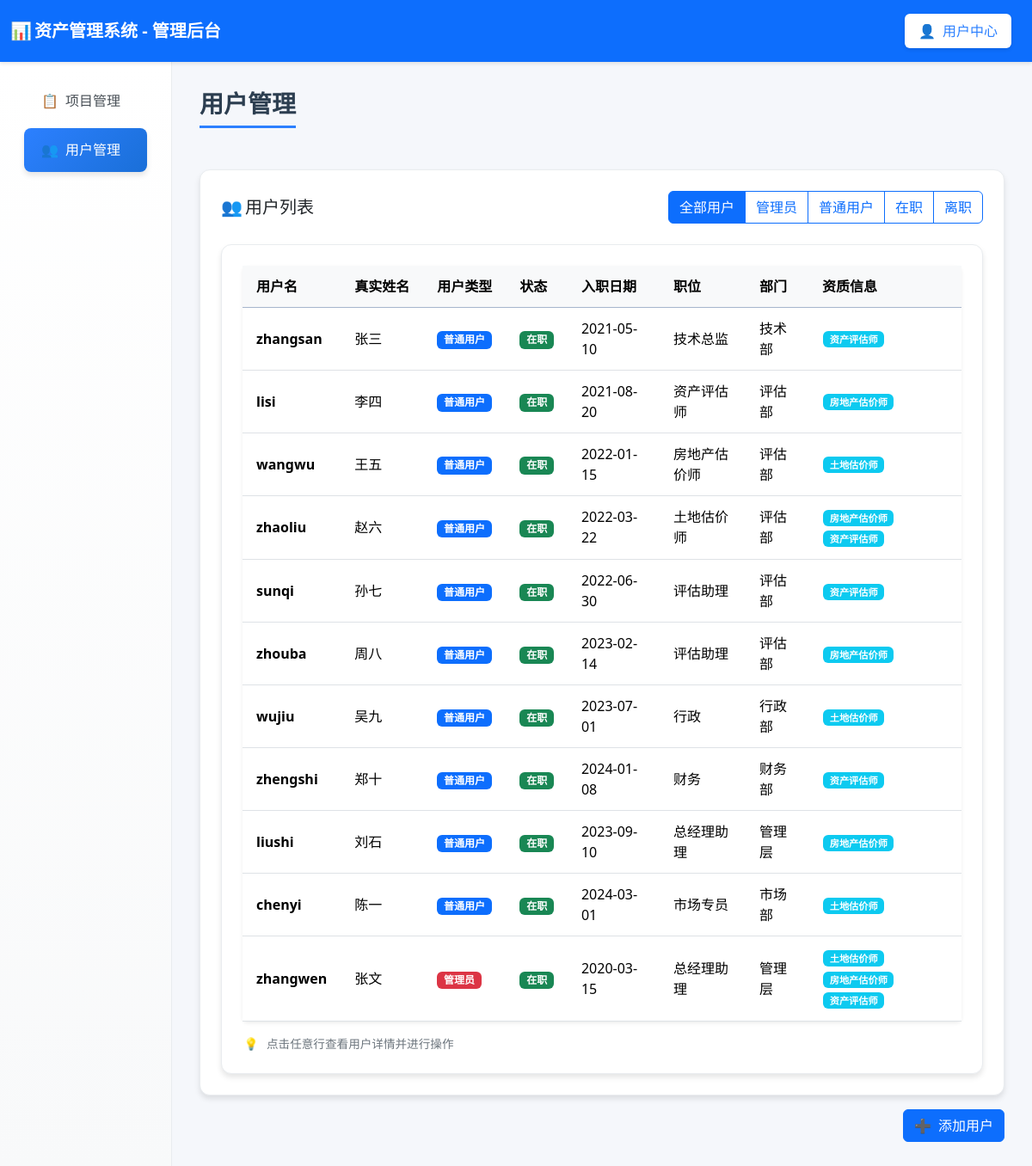
Page /user_manager (signed in) on the committed database.
### tables this page shows
CREATE TABLE users (
        id INTEGER PRIMARY KEY AUTOINCREMENT,
        username TEXT UNIQUE,
        realname TEXT,
        user_type TEXT,
        password TEXT,
        phone TEXT,
        email TEXT,
        hire_date TEXT,
        education TEXT,
        position TEXT,
        department TEXT,
        status TEXT DEFAULT 'active',  -- active-在职, inactive-离职
        create_time TEXT DEFAULT CURRENT_TIMESTAMP,
        update_time TEXT DEFAULT CURRENT_TIMESTAMP
    );

CREATE TABLE user_qualifications (
        id INTEGER PRIMARY KEY AUTOINCREMENT,
        username TEXT NOT NULL,
        qualification_type TEXT NOT NULL,
        qualification_number TEXT,
        issue_date TEXT,
        expiry_date TEXT,
        issue_authority TEXT,
        FOREIGN KEY (username) REFERENCES users (username),
        UNIQUE(username, qualification_type)
    );

### routes/user_routes.py (the view)
@router.get("/user_manager", response_class=HTMLResponse)
async def user_manager(
    request: Request,
    user: dict = Depends(login_required),
    db: sqlite3.Connection = Depends(get_db)
):
    if user.get("user_type") != "admin":
        return RedirectResponse(url="/user_dashboard")
    try:
        users = await user_service.get_all_users(db)
        for user_item in users:
            user_item["qualifications"] = await user_service.get_user_qualifications(user_item["username"], db)
        return templates.TemplateResponse("user_manager.html", {
            "request": request,
            "user": user,
            "users": users,
            "current_user": user["username"]
        })
    except Exception as e:
        return templates.TemplateResponse("user_manager.html", {
            "request": request,
            "user": user,
            "users": [],
            "current_user": user["username"],
            "error": str(e)
        })

### templates/user_manager.html (shortened to what this page needs)
<!DOCTYPE html>
<html lang="zh-CN">
<head>
  <link href="https://cdn.jsdelivr.net/npm/bootstrap@5.3.2/dist/css/bootstrap.min.css" rel="stylesheet">
  <link rel="stylesheet"
    href="https://cdnjs.cloudflare.com/ajax/libs/bootstrap-icons/1.11.0/font/bootstrap-icons.min.css">
</head>
<body>
  <nav class="navbar navbar-dark bg-primary">
    <div class="container-fluid">
      <span class="navbar-brand mb-0 h1 fw-bold">
        <span class="fallback-icon">📊</span>资产管理系统 - 管理后台
      </span>
      <ul class="navbar-nav ms-auto">
        <li class="nav-item">
          <a class="nav-link user-center" href="/user_dashboard">
            <span class="fallback-icon">👤</span>用户中心
          </a>
        </li>
      </ul>
    </div>
  </nav>
  <div class="container-fluid">
    <div class="row">
      <div class="col-md-3 col-lg-2 sidebar">
        <nav class="nav flex-column p-3">
          <a class="nav-link" href="/admin_projects">
            <span class="fallback-icon">📋</span>项目管理
          </a>
          <a class="nav-link active" href="/user_manager">
            <span class="fallback-icon">👥</span>用户管理
          </a>
        </nav>
      </div>
      <div class="col-md-9 col-lg-10 main-content">
        <h3 class="page-title">用户管理</h3>
        <div class="table-container">
          <div class="table-header">
            <h5 class="mb-0"><span class="fallback-icon">👥</span>用户列表</h5>
            <div class="filter-controls">
              <div class="btn-group" role="group">
                <label class="btn btn-outline-primary" for="allUsers">全部用户</label>
                <label class="btn btn-outline-primary" for="adminUsers">管理员</label>
                <label class="btn btn-outline-primary" for="normalUsers">普通用户</label>
                <label class="btn btn-outline-primary" for="activeUsers">在职</label>
                <label class="btn btn-outline-primary" for="inactiveUsers">离职</label>
              </div>
            </div>
          </div>
          {% if users %}
          <div class="table-container">
            <table class="table table-hover bg-white rounded shadow-sm">
              <thead class="table-primary">
                <tr>
                  <th>用户名</th>
                  <th>真实姓名</th>
                  <th>用户类型</th>
                  <th>状态</th>
                  <th>入职日期</th>
                  <th>职位</th>
                  <th>部门</th>
                  <th>资质信息</th>
                </tr>
              </thead>
              <tbody id="usersTableBody">
                {% for user in users %}
                <tr data-user-type="{{ user.user_type }}" data-user-status="{{ user.status }}"
                  onclick="viewUserDetail('{{ user.username }}')">
                  <td>
                    <strong>{{ user.username }}</strong>
                  </td>
                  <td>
                    {% if user.realname %}
                    {{ user.realname }}
                    {% else %}
                    <span class="text-muted">未设置</span>
                    {% endif %}
                  </td>
                  <td>
                    {% if user.user_type == 'admin' %}
                    <span class="badge user-type-badge user-type-admin">管理员</span>
                    {% else %}
                    <span class="badge user-type-badge user-type-user">普通用户</span>
                    {% endif %}
                  </td>
                  <td>
                    {% if user.status == 'active' %}
                    <span class="badge status-badge status-active">在职</span>
                    {% else %}
                    <span class="badge status-badge status-inactive">离职</span>
                    {% endif %}
                  </td>
                  <td>
                    {% if user.hire_date %}
                    {{ user.hire_date }}
                    {% else %}
                    <span class="text-muted">未设置</span>
                    {% endif %}
                  </td>
                  <td>
                    {% if user.position %}
                    {{ user.position }}
                    {% else %}
                    <span class="text-muted">未设置</span>
                    {% endif %}
                  </td>
                  <td>
                    {% if user.department %}
                    {{ user.department }}
                    {% else %}
                    <span class="text-muted">未设置</span>
                    {% endif %}
                  </td>
                  <td>
                    <div class="qualifications-container">
                      {% if user.qualifications %}
                      {% for qual in user.qualifications %}
                      <span class="badge bg-info qualification-badge"
                        title="{{ qual.qualification_type }} - {{ qual.qualification_number }} ({{ qual.issue_date }} 至 {{ qual.expiry_date }})">
                        {{ qual.qualification_type }}
                      </span>
                      {% endfor %}
                      {% else %}
                      <span class="text-muted">无资质</span>
                      {% endif %}
                    </div>
                  </td>
                </tr>
                {% endfor %}
              </tbody>
            </table>
            <div class="click-hint">
              <span class="fallback-icon">💡</span>点击任意行查看用户详情并进行操作
            </div>
          </div>
          {% else %}
          <div class="alert alert-info text-center">
            <h5><span class="fallback-icon">👥</span>暂无用户</h5>
            <p class="mb-0">当前系统中还没有任何用户。</p>
          </div>
          {% endif %}
        </div>
        <div class="mt-3 text-end">
          <button class="btn btn-primary" onclick="addUser()">
            <span class="fallback-icon">➕</span>添加用户
          </button>
        </div>
      </div>
    </div>
  </div>
</body>
</html>

### templates/user_manager.html (style rules this page uses)
:root { --primary-color: #2c80ff; --secondary-color: #6c757d; --success-color: #28a745; --warning-color: #ffc107; --info-color: #17a2b8; --light-bg: #f5f7fb; --card-shadow: 0 4px 6px rgba(0, 0, 0, 0.1); --hover-shadow: 0 8px 15px rgba(0, 0, 0, 0.15); }
body { background-color: var(--light-bg); font-family: 'Segoe UI', Tahoma, Geneva, Verdana, sans-serif; }
.navbar { box-shadow: 0 2px 4px rgba(0, 0, 0, 0.1); padding: 0.8rem 0; }
.sidebar { background: linear-gradient(180deg, #ffffff 0%, #f8f9fa 100%); min-height: calc(100vh - 76px); box-shadow: 2px 0 10px rgba(0, 0, 0, 0.08); border-right: 1px solid #e9ecef; padding: 0; }
.nav-link { color: #495057; padding: 0.85rem 1.25rem; border-radius: 0.5rem; margin: 0.2rem 0.75rem; transition: all 0.3s ease; font-weight: 500; border: none; }
.nav-link.active { background: linear-gradient(135deg, var(--primary-color), #1a6fd8); color: white; box-shadow: var(--card-shadow); }
.main-content { padding: 2rem; background-color: var(--light-bg); }
.page-title { color: #2c3e50; font-weight: 700; margin-bottom: 1.5rem; padding-bottom: 0.5rem; border-bottom: 3px solid var(--primary-color); display: inline-block; }
.table-container { background: white; border-radius: 12px; padding: 1.5rem; box-shadow: var(--card-shadow); border: 1px solid #e9ecef; margin-top: 1.5rem; }
.table-header { display: flex; justify-content: space-between; align-items: center; margin-bottom: 1.5rem; flex-wrap: wrap; gap: 1rem; }
.filter-controls { display: flex; gap: 1rem; align-items: center; flex-wrap: wrap; }
table.table tbody tr { transition: background-color 0.2s ease; cursor: pointer; }
.user-type-badge { font-size: 0.75rem; padding: 0.35em 0.65em; }
.user-type-admin { background-color: #dc3545; color: white; }
.user-type-user { background-color: #0d6efd; color: white; }
.table th { white-space: nowrap; overflow: hidden; text-overflow: ellipsis; vertical-align: middle; padding: 12px 16px; background-color: #f8f9fa; }
.table td { vertical-align: middle; padding: 12px 16px; }
.table-container { width: 100%; overflow-x: auto; }
.fallback-icon { display: inline-block; width: 20px; text-align: center; margin-right: 8px; }
.navbar-nav .nav-link.user-center { background-color: white; color: var(--primary-color) !important; padding: 0.5rem 1rem; border-radius: 0.375rem; transition: all 0.2s ease; font-weight: 500; box-shadow: 0 2px 4px rgba(0, 0, 0, 0.1); margin-left: 0.5rem; }
.status-badge { font-size: 0.75rem; padding: 0.35em 0.65em; }
.status-active { background-color: #198754; color: white; }
.qualification-badge { font-size: 0.7rem; margin: 0.1rem; display: inline-block; }
.qualifications-container { max-width: 200px; }
.table th:nth-child(8), .table td:nth-child(8) { min-width: 150px; max-width: 200px; }
.click-hint { color: #6c757d; font-size: 0.85rem; margin-top: 0.5rem; }

### rows in the picture
users: username "zhangsan", realname "张三", user_type "普通用户", status "在职", hire_date "2021-05-10", position "技术总监", department "技术部"
user_qualifications: qualification_type "资产评估师"
users: username "lisi", realname "李四", user_type "普通用户", status "在职", hire_date "2021-08-20", position "资产评估师", department "评估部"
user_qualifications: qualification_type "房地产估价师"
users: username "wangwu", realname "王五", user_type "普通用户", status "在职", hire_date "2022-01-15", position "房地产估价师", department "评估部"
user_qualifications: qualification_type "土地估价师"
users: username "zhaoliu", realname "赵六", user_type "普通用户", status "在职", hire_date "2022-03-22", position "土地估价师", department "评估部"
user_qualifications: qualification_type "房地产估价师"
user_qualifications: qualification_type "资产评估师"
users: username "sunqi", realname "孙七", user_type "普通用户", status "在职", hire_date "2022-06-30", position "评估助理", department "评估部"
user_qualifications: qualification_type "资产评估师"
users: username "zhouba", realname "周八", user_type "普通用户", status "在职", hire_date "2023-02-14", position "评估助理", department "评估部"
user_qualifications: qualification_type "房地产估价师"
users: username "wujiu", realname "吴九", user_type "普通用户", status "在职", hire_date "2023-07-01", position "行政", department "行政部"
user_qualifications: qualification_type "土地估价师"
users: username "zhengshi", realname "郑十", user_type "普通用户", status "在职", hire_date "2024-01-08", position "财务", department "财务部"
user_qualifications: qualification_type "资产评估师"
users: username "liushi", realname "刘石", user_type "普通用户", status "在职", hire_date "2023-09-10", position "总经理助理", department "管理层"
user_qualifications: qualification_type "房地产估价师"
users: username "chenyi", realname "陈一", user_type "普通用户", status "在职", hire_date "2024-03-01", position "市场专员", department "市场部"
user_qualifications: qualification_type "土地估价师"
users: username "zhangwen", realname "张文", user_type "管理员", status "在职", hire_date "2020-03-15", position "总经理助理", department "管理层"
user_qualifications: qualification_type "土地估价师"
user_qualifications: qualification_type "房地产估价师"
user_qualifications: qualification_type "资产评估师"
